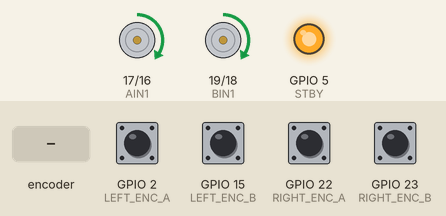
Recording of a sketch running on a simulated ESP32. Shown: motor-driver pin pairs drawn as motors (green arrow = first pin HIGH = forward, orange = second pin HIGH = backward, longer = more drive, scaled by the enable pin, stopped while the standby pin is LOW), output pins drawn as LEDs (lit = HIGH). The inputs (shaded band) are chosen by the test bench; at power-on: GPIO 2 (LEFT_ENC_A), GPIO 15 (LEFT_ENC_B), GPIO 22 (RIGHT_ENC_A), GPIO 23 (RIGHT_ENC_B) HIGH. What the sketch prints to the serial monitor is not drawn.

Above: at 6.2 s.
6.3 s: rotary encoder on GPIO 2 (LEFT_ENC_A) / GPIO 15 (LEFT_ENC_B) turned 3 steps (first pin leading)
At 6.55 s:
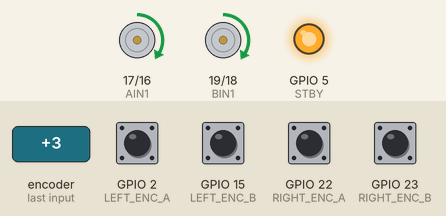
9.9 s: GPIO 22 (RIGHT_ENC_A) pulled LOW for 0.15 s
At 11.3 s:
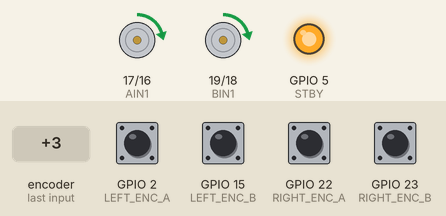
13.0 s: GPIO 22 (RIGHT_ENC_A) pulled LOW for 1 s
Timing chart, 0 to 42.2 s (numbered marks = the images above; inputs shaded):
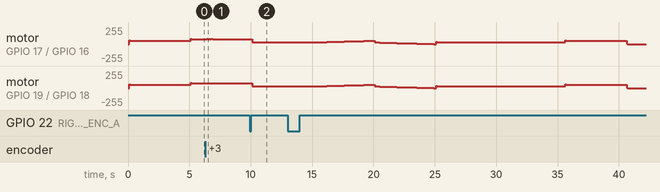

The sketch:

simple_encoder_pidv3.ino
```cpp
// ========== ENCODER PID WITH TWIDDLE AUTO TUNER ==========

// --- Motor driver pins (replace with yours) ---
#define AIN1 17
#define AIN2 16
#define PWMA 4
#define BIN1 19
#define BIN2 18
#define PWMB 21
#define STBY 5

// --- Encoder pins (replace with yours) ---
#define LEFT_ENC_A 2
#define LEFT_ENC_B 15
#define RIGHT_ENC_A 22
#define RIGHT_ENC_B 23

// --- PID params ---
float Kp = 1.0, Ki = 0.0, Kd = 0.1;
float dp[3] = {0.5, 0.01, 0.1};
float best_err = 1e9;

// --- Encoder counters ---
volatile long leftTicks = 0;
volatile long rightTicks = 0;

// --- Target speed (ticks per interval) ---
int targetTicks = 50;

// --- PID state ---
float integralL = 0, lastErrL = 0;
float integralR = 0, lastErrR = 0;

// ================== ENCODER ISR ==================
void IRAM_ATTR leftEncISR() {
  int b = digitalRead(LEFT_ENC_B);
  if (b > 0) leftTicks++; else leftTicks--;
}

void IRAM_ATTR rightEncISR() {
  int b = digitalRead(RIGHT_ENC_B);
  if (b > 0) rightTicks++; else rightTicks--;
}

// ================== MOTOR DRIVE ==================
void driveMotorA(int speed) {
  if (speed >= 0) {
    digitalWrite(AIN1, HIGH); digitalWrite(AIN2, LOW);
  } else {
    digitalWrite(AIN1, LOW); digitalWrite(AIN2, HIGH);
    speed = -speed;
  }
  analogWrite(PWMA, constrain(speed, 0, 255));
}

void driveMotorB(int speed) {
  if (speed >= 0) {
    digitalWrite(BIN1, HIGH); digitalWrite(BIN2, LOW);
  } else {
    digitalWrite(BIN1, LOW); digitalWrite(BIN2, HIGH);
    speed = -speed;
  }
  analogWrite(PWMB, constrain(speed, 0, 255));
}

// ================== PID CONTROL ==================
float pidControl(float Kp, float Ki, float Kd,
                 float &integral, float &lastErr,
                 int target, int actual) {
  float error = target - actual;
  integral += error;
  float derivative = error - lastErr;
  lastErr = error;
  return Kp * error + Ki * integral + Kd * derivative;
}

// ================== RUN ONE TEST ==================
float runTest(float Kp, float Ki, float Kd) {
  integralL = integralR = 0;
  lastErrL = lastErrR = 0;
  long lastLeft = leftTicks;
  long lastRight = rightTicks;
  float totalError = 0;

  for (int i = 0; i < 50; i++) { // ~50 cycles
    delay(100); // 100ms interval

    long curLeft = leftTicks;
    long curRight = rightTicks;

    int speedL = curLeft - lastLeft;
    int speedR = curRight - lastRight;

    lastLeft = curLeft;
    lastRight = curRight;

    float outL = pidControl(Kp, Ki, Kd, integralL, lastErrL, targetTicks, speedL);
    float outR = pidControl(Kp, Ki, Kd, integralR, lastErrR, targetTicks, speedR);

    driveMotorA((int)outL);
    driveMotorB((int)outR);

    totalError += abs(targetTicks - speedL) + abs(targetTicks - speedR);
  }
  return totalError;
}

// ================== TWIDDLE ==================
void twiddle() {
  float params[3] = {Kp, Ki, Kd};
  float tolerance = dp[0] + dp[1] + dp[2];
  if (tolerance < 0.001) return;

  for (int i = 0; i < 3; i++) {
    params[i] += dp[i];
    float err = runTest(params[0], params[1], params[2]);

    if (err < best_err) {
      best_err = err;
      dp[i] *= 1.1;
    } else {
      params[i] -= 2 * dp[i];
      err = runTest(params[0], params[1], params[2]);
      if (err < best_err) {
        best_err = err;
        dp[i] *= 1.1;
      } else {
        params[i] += dp[i];
        dp[i] *= 0.9;
      }
    }
  }
  Kp = params[0]; Ki = params[1]; Kd = params[2];
  Serial.printf("New PID: Kp=%.4f Ki=%.4f Kd=%.4f | Best Err=%.4f\n", Kp, Ki, Kd, best_err);
}

// ================== SETUP ==================
void setup() {
  Serial.begin(115200);
  pinMode(AIN1, OUTPUT); pinMode(AIN2, OUTPUT);
  pinMode(BIN1, OUTPUT); pinMode(BIN2, OUTPUT);
  pinMode(STBY, OUTPUT); digitalWrite(STBY, HIGH);

  pinMode(LEFT_ENC_A, INPUT_PULLUP);
  pinMode(LEFT_ENC_B, INPUT_PULLUP);
  pinMode(RIGHT_ENC_A, INPUT_PULLUP);
  pinMode(RIGHT_ENC_B, INPUT_PULLUP);

  attachInterrupt(digitalPinToInterrupt(LEFT_ENC_A), leftEncISR, RISING);
  attachInterrupt(digitalPinToInterrupt(RIGHT_ENC_A), rightEncISR, RISING);

  Serial.println("Starting Twiddle tuner...");
  best_err = runTest(Kp, Ki, Kd);
}

// ================== LOOP ==================
void loop() {
  twiddle();
  delay(500);
}
```

Measured:
- after the input at 6.3 s, motor on GPIO 17 (AIN1) / GPIO 16 (AIN2): forward 75/255 → forward 76/255 after 0.10 s, then repeats every 0.20 s: forward 74/255 0.10 s, forward 76/255 0.10 s, until it stays forward 75/255 from 7.0 s
